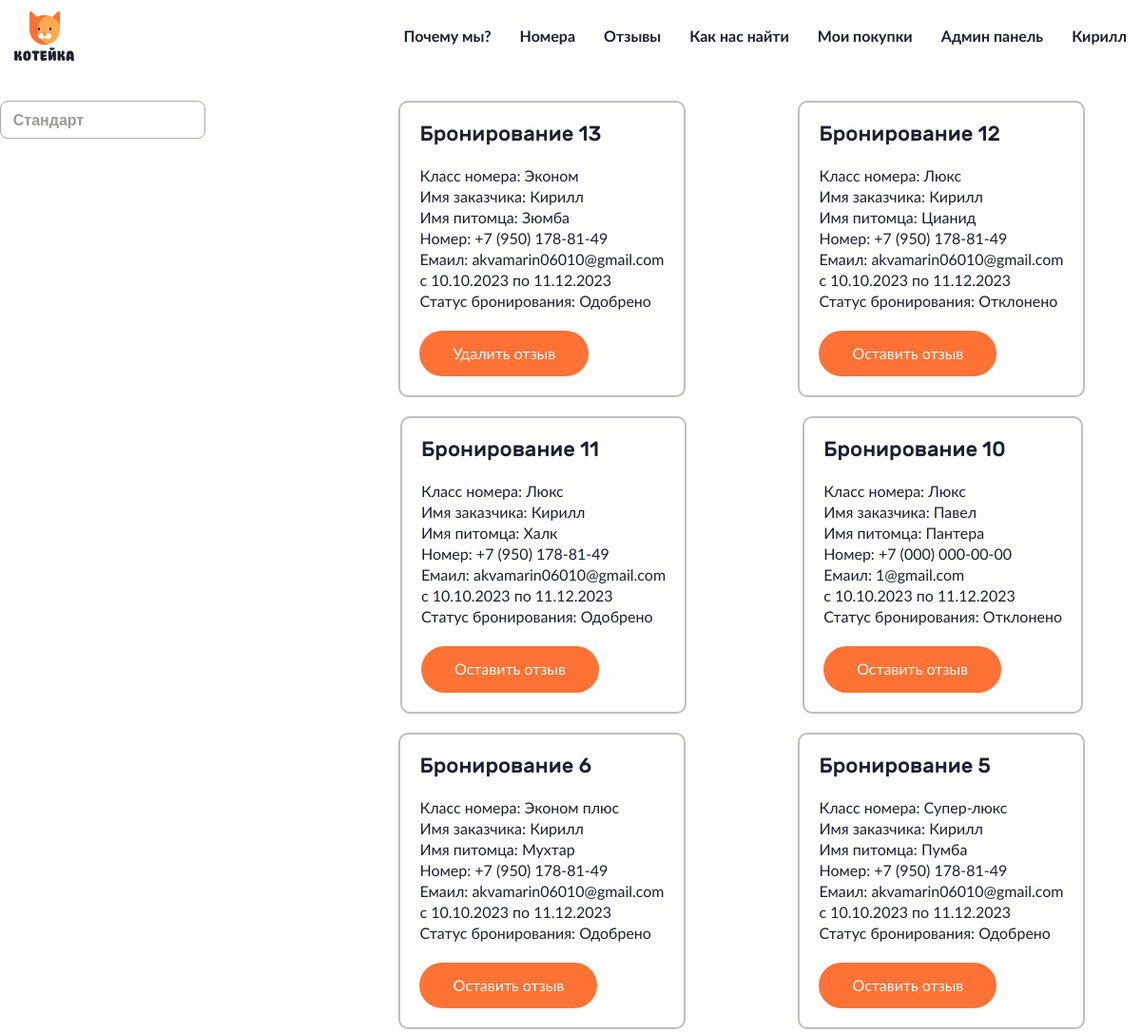
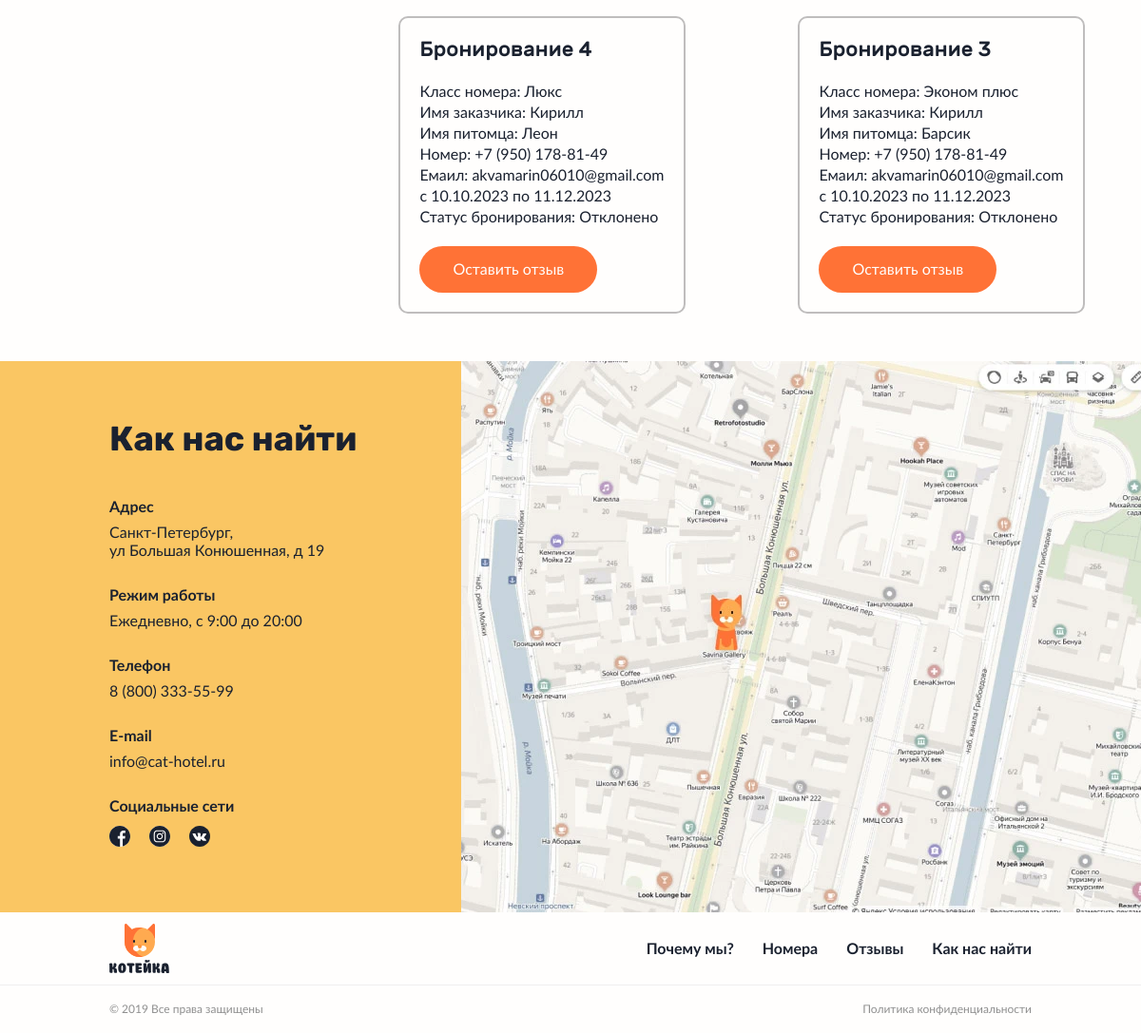
/purchase.php (signed in), run on the app's committed database (2 pictures, top to bottom).
### tables this page shows
CREATE TABLE `users` (
  `id_user` int(11) NOT NULL,
  `name` varchar(50) NOT NULL,
  `pass_user` varchar(100) NOT NULL,
  `status_user` varchar(50) NOT NULL,
  `nphone_user` varchar(50) NOT NULL,
  `email_user` varchar(100) NOT NULL
);

CREATE TABLE `cat_room` (
  `id_room` int(11) NOT NULL,
  `class_room` varchar(50) NOT NULL,
  `img_room` varchar(255) NOT NULL,
  `size_room` varchar(50) NOT NULL,
  `square_room` varchar(50) NOT NULL,
  `price_room` int(11) NOT NULL,
  `img2_room` varchar(255) NOT NULL
);

CREATE TABLE `booking_room` (
  `id_booking` int(11) NOT NULL,
  `id_room` int(11) DEFAULT NULL,
  `id_user` int(11) DEFAULT NULL,
  `name_user` varchar(100) DEFAULT NULL,
  `name_pet` varchar(100) DEFAULT NULL,
  `nphone` varchar(50) DEFAULT NULL,
  `email` varchar(100) DEFAULT NULL,
  `date1` varchar(50) DEFAULT NULL,
  `date2` varchar(50) DEFAULT NULL,
  `status` varchar(50) NOT NULL
);

### purchase.php (called while the page is built)
<?php
	include("basis/head.php");
	include("basis/header.php");
	include("content/purchase.php");
	include("basis/footer.php");
?>

### content/purchase.php (the view, shortened to what this page needs)
<main class="main ppb">
       <div class="filter">
           <select name="plan-book" class="select-css">
               <option value="n1" selected>Стандарт</option>
           </select>
       </div>
       <div class="wrap-booking">
       <?php
         $push = 'SELECT booking_room.id_booking as id_booking, booking_room.name_user as name, booking_room.name_pet as pet, booking_room.nphone as nphone, booking_room.email as email, booking_room.date1 as date1, booking_room.date2 as date2, booking_room.status as status, feedback.id_feedback as feedback FROM `booking_room` left join feedback on booking_room.id_booking = feedback.id_booking WHERE booking_room.id_user = '.$_SESSION['id'].'';
         $input = mysqli_query($cat_db, $push);
         if (isset($input)){
           $push = 'SELECT cat_room.class_room as class, booking_room.id_booking as id_booking, booking_room.name_user as name, booking_room.name_pet as pet, booking_room.nphone as nphone, booking_room.email as email, booking_room.date1 as date1, booking_room.date2 as date2, booking_room.status as status, feedback.id_feedback as feedback FROM cat_room join `booking_room` on cat_room.id_room = booking_room.id_room left join feedback on booking_room.id_booking = feedback.id_booking WHERE booking_room.id_user = '.$_SESSION['id'].' ORDER BY booking_room.id_booking desc';
           $input = mysqli_query($cat_db, $push);
           while($row = mysqli_fetch_array($input)){
           ?>
           <div class="booking">
               <h3>Бронирование <?php echo $row['id_booking']; ?></h3>
               <p>Класс номера: <?php echo $row['class']; ?></p>
               <p>Имя заказчика: <?php echo $row['name']; ?></p>
               <p>Имя питомца: <?php echo $row['pet']; ?></p>
               <p>Номер: <?php echo $row['nphone']; ?></p>
               <p>Емаил: <?php echo $row['email']; ?></p>
               <p>c <?php echo $row['date1']; ?> по <?php echo $row['date2']; ?></p>
               <p class="dd">Статус бронирования:
                   <?php  switch ($row['status']){
                   case "refused":
                   echo "Отклонено";
                   break;
                   case "confirmed":
                       echo "Одобрено";
                       break;
                   }
       ?></p>
               <div class="btbt">
                   <?php if(!$row['feedback']){ ?>
                    <button class="button book-button bb сonfirm" type="button" onclick = "window.location.href='feedback.php?id=<?php echo $row['id_booking']; ?>';">
                       <span>Оставить отзыв</span>
                       </button>
               <?php    }else{ ?>
                       <button class="button book-button bb сonfirm" type="button" onclick = "window.location.href='content/delfeedback.php?id=<?php echo $row['id_booking']; ?>';">
                       <span>Удалить отзыв</span>
                   </button>
         <?php          }
                   ?>
               </div>
           </div>
           <?php }} ?>
       </div>
   </main>

### basis/header.php (shortened to what this page needs)
<header class="header header--nojs header--closed">
  <div class="container header__wrapper">
    <a class="logo header__logo" href="index.php">
      <img src="img/logo.svg" width="63" height="52" alt="Логотип отеля для кошек Котейка">
    </a>
    <nav class="nav header__nav">
      <ul class="nav__list">
        <li class="nav__item">
          <a class="nav__link" href="index.php#about">Почему мы?</a>
        </li>
        <li class="nav__item">
          <a class="nav__link" href="index.php#rooms">Номера</a>
        </li>
        <li class="nav__item">
          <a class="nav__link" href="index.php#reviews">Отзывы</a>
        </li>
        <li class="nav__item">
          <a class="nav__link" href="index.php#contacts">
            <span>Как нас найти</span>
          </a>
        </li>
        <?php if(!$_SESSION['id']){
        echo '<li class="nav__item">
                <a class="nav__link" href="authorization.php">Войти</a>
              </li>';
      }else{
        echo '<li class="nav__item">
        <a class="nav__link" href="purchase.php">Мои покупки</a>
        </li>';
        $push = 'SELECT name, status_user FROM users WHERE id_user="'.$_SESSION['id'].'"';
        $input = mysqli_query($cat_db, $push);
        $row = mysqli_fetch_array($input);
        if($row['status_user'] == "admin"){
          echo '<li class="nav__item">
          <a class="nav__link" href="admin.php">Админ панель</a>
        </li>';
        }
        echo '<li class="nav__item">
                <a class="nav__link" href="unsession.php">'.$row["name"].'</a>
              </li>';
      }
        ?>
      </ul>
    </nav>
  </div>
</header>

### data on the page
users: name "Кирилл"
cat_room: booking_room.id_booking "13", class_room "Эконом", booking_room.name_user "Кирилл", booking_room.name_pet "Зюмба", booking_room.nphone "+7 (950) 178-81-49", booking_room.email "akvamarin06010@gmail.com", booking_room.date1 "10.10.2023", booking_room.date2 "11.12.2023", shows "Одобрено"
booking_room: id_booking "12", id_room.class_room "Люкс", name_user "Кирилл", name_pet "Цианид", nphone "+7 (950) 178-81-49", email "akvamarin06010@gmail.com", date1 "10.10.2023", date2 "11.12.2023", status "Отклонено"
booking_room: id_booking "11", id_room.class_room "Люкс", name_user "Кирилл", name_pet "Халк", nphone "+7 (950) 178-81-49", email "akvamarin06010@gmail.com", date1 "10.10.2023", date2 "11.12.2023", status "Одобрено"
booking_room: id_booking "10", id_room.class_room "Люкс", name_user "Павел", name_pet "Пантера", nphone "+7 (000) 000-00-00", email "1@gmail.com", date1 "10.10.2023", date2 "11.12.2023", status "Отклонено"
booking_room: id_booking "6", id_room.class_room "Эконом плюс", name_user "Кирилл", name_pet "Мухтар", nphone "+7 (950) 178-81-49", email "akvamarin06010@gmail.com", date1 "10.10.2023", date2 "11.12.2023", status "Одобрено"
booking_room: id_booking "5", id_room.class_room "Супер-люкс", name_user "Кирилл", name_pet "Пумба", nphone "+7 (950) 178-81-49", email "akvamarin06010@gmail.com", date1 "10.10.2023", date2 "11.12.2023", status "Одобрено"
booking_room: id_booking "4", id_room.class_room "Люкс", name_user "Кирилл", name_pet "Леон", nphone "+7 (950) 178-81-49", email "akvamarin06010@gmail.com", date1 "10.10.2023", date2 "11.12.2023", status "Отклонено"
booking_room: id_booking "3", id_room.class_room "Эконом плюс", name_user "Кирилл", name_pet "Барсик", nphone "+7 (950) 178-81-49", email "akvamarin06010@gmail.com", date1 "10.10.2023", date2 "11.12.2023", status "Отклонено"
